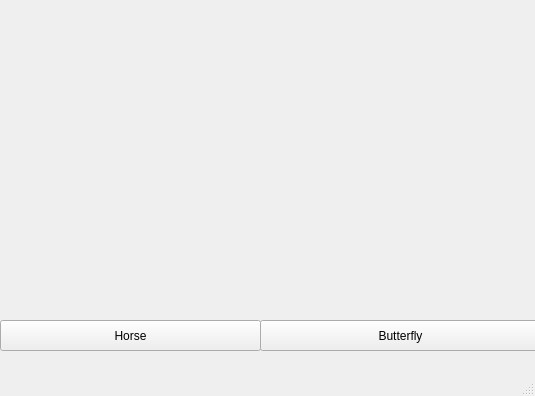
<?xml version="1.0" encoding="UTF-8"?>
<ui version="4.0">
 <class>MainWindow</class>
 <widget class="QMainWindow" name="MainWindow">
  <property name="geometry">
   <rect>
    <x>0</x>
    <y>0</y>
    <width>535</width>
    <height>396</height>
   </rect>
  </property>
  <property name="windowTitle">
   <string>MainWindow</string>
  </property>
  <widget class="QWidget" name="centralwidget">
   <widget class="QLabel" name="photo">
    <property name="geometry">
     <rect>
      <x>40</x>
      <y>20</y>
      <width>421</width>
      <height>301</height>
     </rect>
    </property>
    <property name="text">
     <string/>
    </property>
    <property name="pixmap">
     <pixmap>horse.jpeg</pixmap>
    </property>
    <property name="scaledContents">
     <bool>true</bool>
    </property>
   </widget>
   <widget class="QPushButton" name="Horse">
    <property name="geometry">
     <rect>
      <x>0</x>
      <y>320</y>
      <width>261</width>
      <height>31</height>
     </rect>
    </property>
    <property name="text">
     <string>Horse</string>
    </property>
   </widget>
   <widget class="QPushButton" name="Butterfly">
    <property name="geometry">
     <rect>
      <x>260</x>
      <y>320</y>
      <width>281</width>
      <height>31</height>
     </rect>
    </property>
    <property name="text">
     <string>Butterfly</string>
    </property>
   </widget>
  </widget>
  <widget class="QMenuBar" name="menubar">
   <property name="geometry">
    <rect>
     <x>0</x>
     <y>0</y>
     <width>535</width>
     <height>22</height>
    </rect>
   </property>
  </widget>
  <widget class="QStatusBar" name="statusbar"/>
 </widget>
 <resources/>
 <connections/>
</ui>
